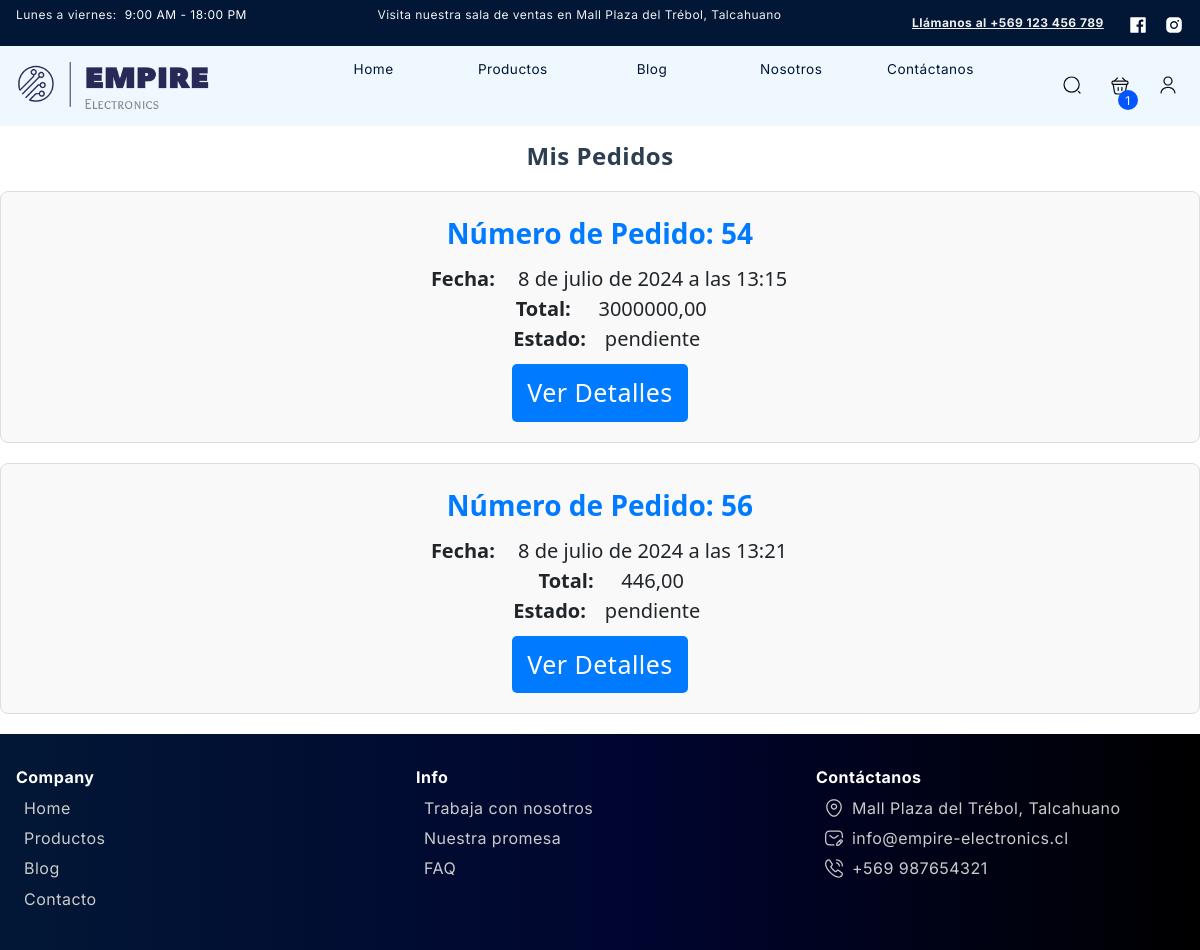
/pedidos/ (signed in), run on the app's committed database.
### empireapp/models.py (models this page shows, shortened)
class Pedido(models.Model):
    user = models.ForeignKey(User, on_delete=models.PROTECT, related_name='pedidos')
    total = models.DecimalField(max_digits=50, decimal_places=2)
    estado = models.CharField(max_length=20, choices=TIPO_ESTADO_PEDIDO, default='pendiente')
    fecha_pedido = models.DateTimeField(auto_now_add=True)

### empireapp/views.py (the view)
# urls.py: path('pedidos/', pedidos, name="pedidos"),
@login_required
def pedidos(request):
    pedidos = Pedido.objects.filter(user=request.user)
    return render(request, 'empireapp/pages/pedidos.html', {'pedidos': pedidos})

### empireapp/context_processors.py (called while the page is built)
def cart_item_count(request):
    cart_item_count = 0
    items = []
    total = 0
    if request.user.is_authenticated:
        cart = Cart.objects.filter(user=request.user).first()
        if cart:
            cart_items = CartItem.objects.filter(cart=cart).select_related('producto')
            cart_item_count = cart_items.count()
            items = cart_items
            total = sum(item.producto.precio * item.quantity for item in items)
    else:
        cart = None
    return {'cart_item_count': cart_item_count, 'cart': cart, 'items': items, 'total': total}

def login_form(request):
    form = AuthenticationForm()
    return {'login_form': form}

### empireapp/templatetags/custom_filters.py (called while the page is built)
@register.filter
def currency(value):
    return "${:,.0f}".format(value)

### empireapp/templates/empireapp/pages/pedidos.html
{% extends "../index.html" %}
{% block contenedor %}
<h2 class="page-title">Mis Pedidos</h2>
<ul class="order-list">
    {% for pedido in pedidos %}
    <li class="order-item">
        <div class="order-header">
            <strong>Número de Pedido:</strong> {{ pedido.pk }}
        </div>
        <div class="order-details">
            <strong>Fecha:</strong> {{ pedido.fecha_pedido }}<br>
            <strong>Total:</strong> {{ pedido.total }}<br>
            <strong>Estado:</strong> {{ pedido.estado }}<br>
        </div>
        <a href="{% url 'detallepedido' pedido.id %}" class="order-link">Ver Detalles</a>
    </li>
    {% empty %}
    <li class="order-item">No tienes pedidos realizados.</li>
    {% endfor %}
</ul>
{% endblock contenedor %}

### empireapp/static/empireapp/css/style.css (style rules this page uses)
:root { --color-black: #021736; --color-green-dark: #1B4242; --color-orange: #F45E0C; --color-orange-light: #FDDBC9; --color-sage: #436850; --color-blue: #0156FF; --color-gray-dark: #7d7d7d; --color-gray-light: #CBCBCB; --color-gray-lighter: #efefef; --color-white: #FFFFFF; --font-primary: "Inter", sans-serif; --transition: all 0.3s ease; --box-shadow: rgba(50, 50, 105, 0.15) 0px 2px 5px 0px, rgba(0, 0, 0, 0.05) 0px 1px 1px 0px; --box-shadow-2: rgb(39 39 94 / 15%) 0 100px 50px 100px, rgb(39 39 94 / 15%) 0 100px 50px 100px }
* { margin: 0; padding: 0; -webkit-box-sizing: border-box; -moz-box-sizing: border-box; box-sizing: border-box; -webkit-font-smoothing: antialiased; -moz-osx-font-smoothing: grayscale; text-rendering: optimizeLegibility; }
body { font-family: var(--font-primary); font-size: 16px; font-optical-sizing: auto; font-style: normal; font-variation-settings: "slnt" 0; }
h1,h2,h3,h4,h5,h6, a, p, span, textarea { letter-spacing: 0.03rem; }
.page-title { font-size: 40px; font-weight: bold; margin-bottom: 20px; text-align: center; color: #333; }
.order-list { list-style: none; padding: 0; margin: 0; }
.order-item { border: 1px solid #ddd; border-radius: 8px; padding: 20px; margin-bottom: 20px; background-color: #f9f9f9; }
.order-header { font-size: 28px; font-weight: bold; margin-bottom: 10px; color: #007bff; }
.order-details { margin-bottom: 10px; font-size: 20px; }
.order-details strong { display: inline-block; width: 100px; }
.order-link { display: inline-block; padding: 10px 15px; background-color: #007bff; color: white; border-radius: 5px; text-decoration: none; font-size: 25px; transition: background-color 0.3s; }
.order-item { text-align: center; }
.page-title { font-size: 24px; font-weight: bold; margin-bottom: 20px; text-align: center; color: #333; }
.page-title { font-size: 24px; font-weight: bold; margin-bottom: 20px; text-align: center; color: #2c3e50; }
h1, h2 { color: #333; margin-bottom: 20px; }

### data on the page
Pedido: pk "54", fecha_pedido "8 de julio de 2024 a las 13:15", total "3000000,00", estado "pendiente"
Pedido: pk "56", fecha_pedido "8 de julio de 2024 a las 13:21", total "446,00", estado "pendiente"

### other printed values
{{ cart_item_count }} "1"
